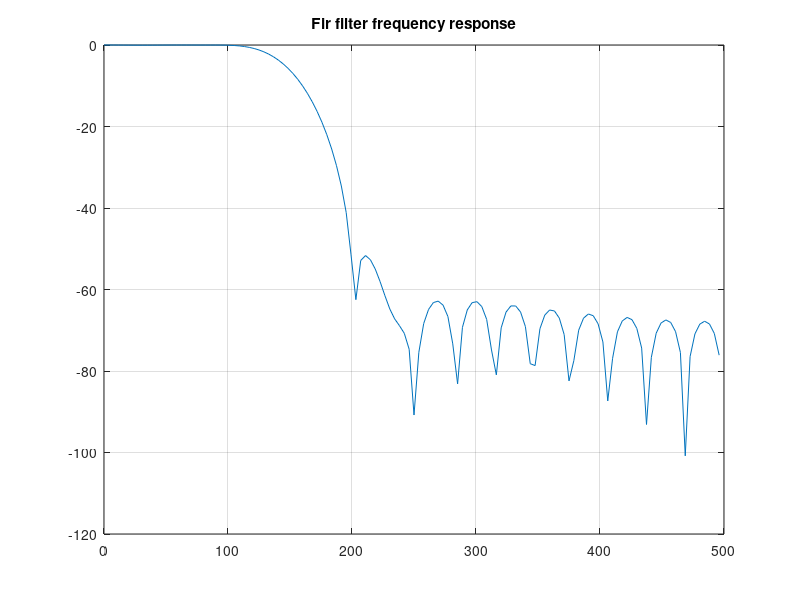
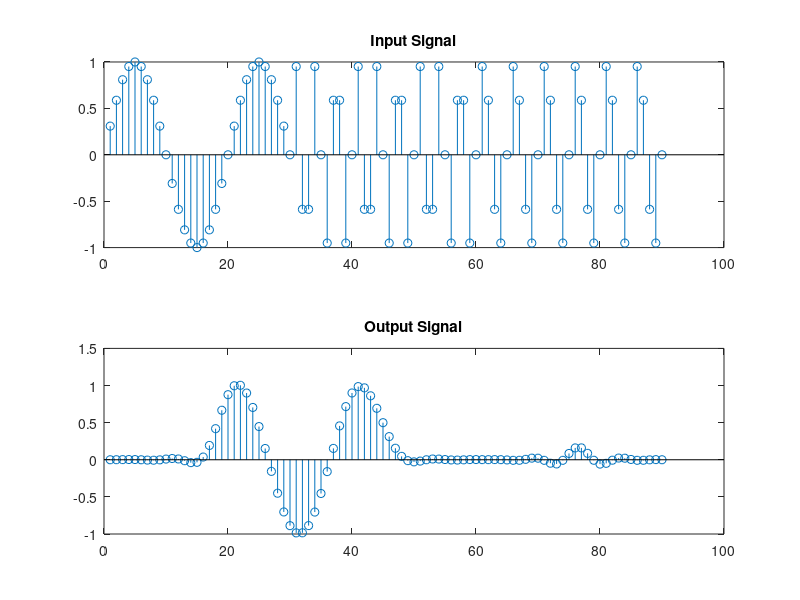

MATLAB code for these plots, in order:
clc; clear all; close all;
%generate filter coefficients for the given order & cutoff
N=33; fc=150; fs=1000;
h=fir1(N, fc/(fs/2),hamming(34));
figure(1);
[m,w]=freqz(h,1,128);
mag=20*log10(abs(m));
plot(fs*w/(2*pi),mag);
title('Fir filter frequency response');
grid;
%generate simulated input of 50, 300 & 200 Hz, each of 30 points
n=1:30;
f1=50; f2=300; f3=200; fs=1000;
x1=sin(2*pi*n*f1/fs);
x2=sin(2*pi*n*f2/fs);
x3=sin(2*pi*n*f3/fs);
x=[x1 x2 x3];
figure(2);
subplot(2,1,1); stem(x); title('Input Signal');
%generate o/p: %y=conv(h,x);
y=filter(h,1,x);
subplot(2,1,2); stem(y); title('Output Signal');